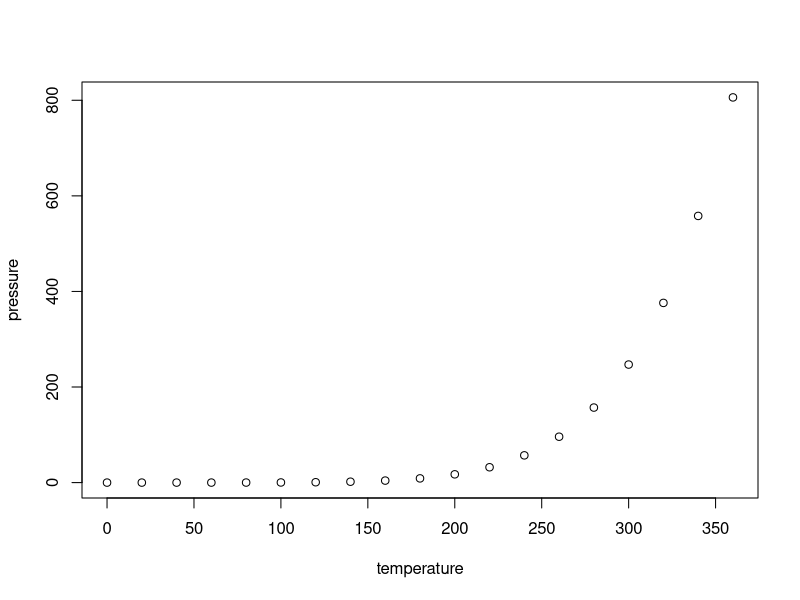
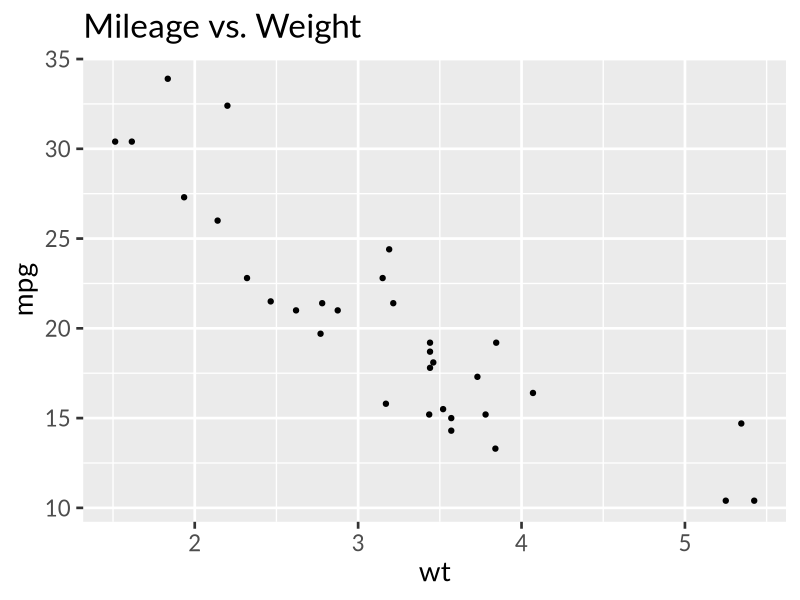

Write R code to recreate these figures, in order.
## ---- chunk 1
knitr::opts_chunk$set(echo = TRUE)
## ---- chunk 2
summary(cars)
## ---- chunk 3
plot(pressure)
## ---- chunk 4
library(ggplot2)
ggplot(mtcars, aes(x = wt, y = mpg)) +
  geom_point() +
  theme_gray(base_size = 20, base_family = 'Lato') +
  labs(title = 'Mileage vs. Weight')
